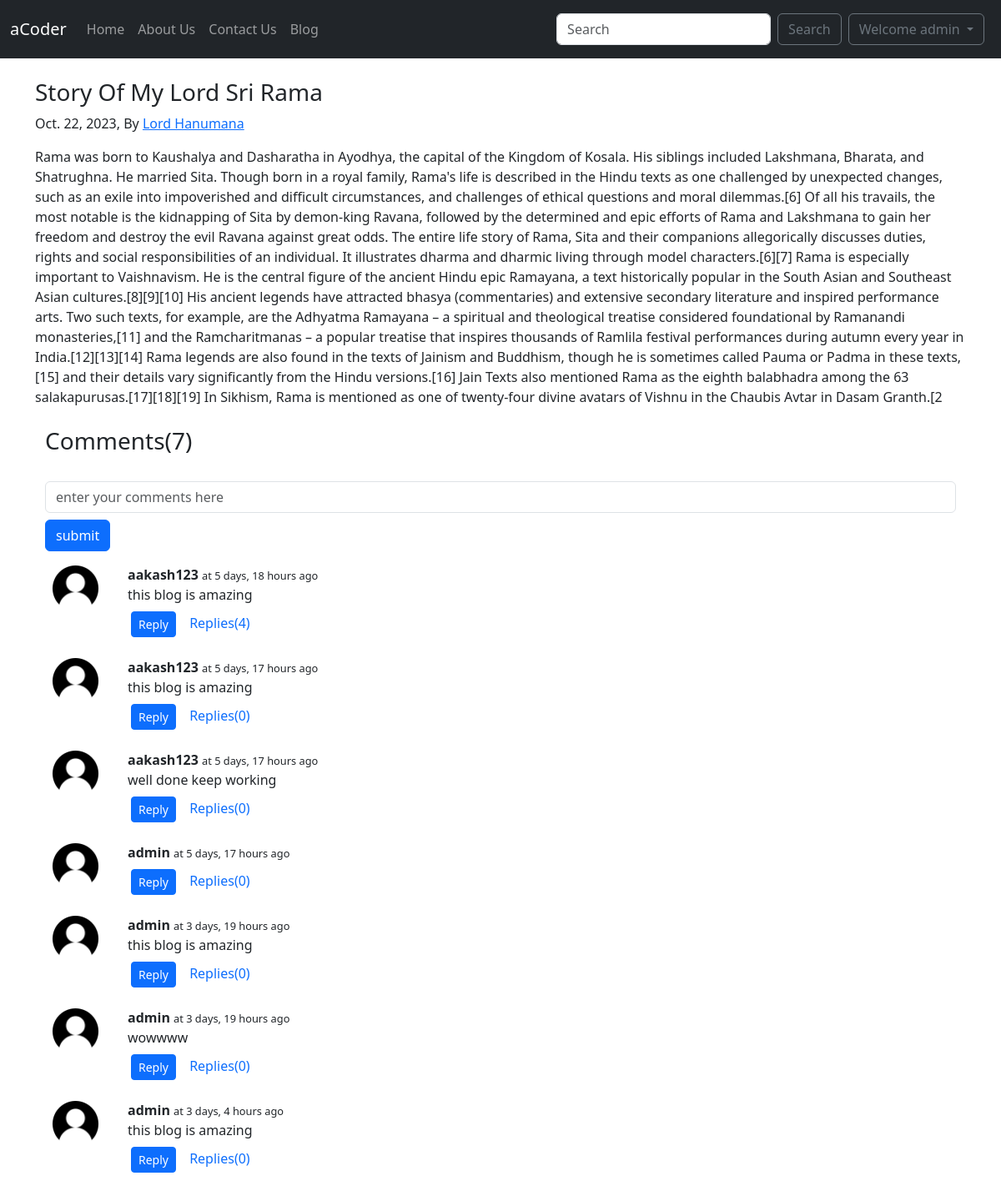
The app's page /blog/Story-of-lord-Rama (signed in) with its own data.
### blog/models.py (models this page shows, shortened)
class Post(models.Model):
    sno=models.IntegerField(primary_key=True)
    author=models.CharField( max_length=500)
    title=models.CharField( max_length=500)
    content=models.TextField()
    slug=models.CharField(max_length=200)
    timestamp=models.DateField(auto_now_add=False)

class blogComment(models.Model):
    sno=models.AutoField(primary_key=True)
    user=models.ForeignKey(User, on_delete=models.CASCADE)
    post=models.ForeignKey(Post, on_delete=models.CASCADE)
    parent=models.ForeignKey('self', on_delete=models.CASCADE,null=True)
    timeStamp=models.DateTimeField(default=timezone.now)
    comments=models.TextField()

### blog/views.py (the view)
# urls.py: path('<str:slug>', views.BlogPost,name='BlogPost'),
def BlogPost(request,slug):
    post=Post.objects.filter(slug=slug).first()  #Return first blog from list of blogs
    user=request.user    #Give current user
    Comments=blogComment.objects.filter(post=post,parent=None)
    replies=blogComment.objects.filter(post=post).exclude(parent=None)
    replyDict={}
    for reply in replies:
        if reply.parent.sno not in replyDict.keys():
            replyDict[reply.parent.sno]=[reply]
        else:
             replyDict[reply.parent.sno].append(reply)
    context={'post':post,'comments':Comments,'user':user,'replyDict':replyDict}
    return render(request,'blog/blogPost.html',context)

### blog/templatetags/extras.py (called while the page is built)
@register.filter(name='get_replies')
def get_val(dict, key):
    return dict.get(key)

### templates/blog/blogPost.html (shortened to what this page needs)
{% extends "base.html" %}
{% load humanize %}
{% load extras %}
{% load static %}
{% block body %}
<div class="container my-4">
    <h3>{{post.title}}</h3>
    <p>{{post.timestamp}}, By <a id="authorName" href="/about/">{{post.author}}</a></p>
    <p>
        {{post.content|safe}}
    </p>
    <div class="container my-4">
        <h3>Comments({{comments.count}})</h3><br>
        {% if user.is_anonymous %}
        <p>Login to post comment</P>
        {% else %}
        <form class="form-group" action="/blog/postComment" method="post">
            <input class="form-control" type="text" name="comment" placeholder="enter your comments here">
            <input type="submit" class="btn btn-primary my-2" value="submit">
        </form>
        {% endif %}
        {% for comment in comments %}
        <div class="d-flex">
            <div class="UserImage" id="UserImage">
                <img src="/media/image/user2.png" alt="image is loading">
            </div>
            <div class="col-md-11 p-2"><b>{{comment.user}} </b><span style="font-size: 80%;"> at
                    {{comment.timeStamp| naturaltime}} </span>
                <div>{{comment.comments}}
                </div>
                {% if user.is_authenticated %}
                <div class="replyInput">
                    <button class="btn btn-sm btn-primary sm mx-1 my-2 " type="button" data-bs-toggle="collapse"
                        data-bs-target="#reply{{comment.sno}}" aria-expanded="false"
                        aria-controls="reply{{comment.sno}}">
                        Reply
                    </button>
                    <a id="ShowReplyBtn"
                        class="link-primary link-opacity-50-hover text-decoration-none mx-1 my-2 py-2 px-1 rounded-pill "
                        data-bs-toggle="collapse" href="#replies{{comment.sno}}" aria-expanded="false"
                        aria-controls="replies{{comment.sno}}">
                        Replies({{replyDict|get_replies:comment.sno|length}})
                    </a>
                </div>
                {% else %}
                <button class="btn btn-sm btn-primary" disabled>Login to reply</button>
                {% endif %}
            </div>
        </div>
        {% endfor %}
    </div>
</div>
{% endblock %}

### templates/base.html (shortened to what this page needs)
<!DOCTYPE html>
<html lang="en">
<head>
  <link href="https://cdn.jsdelivr.net/npm/bootstrap@5.3.1/dist/css/bootstrap.min.css" rel="stylesheet"
>
</head>
<body>
  <nav class="navbar navbar-expand-lg sticky-top navbar-dark bg-dark">
    <div class="container-fluid">
      <a class="navbar-brand" href="/">aCoder</a>
      <div class="collapse navbar-collapse" id="navbarSupportedContent">
        <ul class="navbar-nav me-auto mb-2 mb-lg-0">
          <li class="nav-item">
            <a class="nav-link {% block home %}{% endblock %}" aria-current="page" href="/">Home</a>
          </li>
          <li class="nav-item">
            <a class="nav-link {% block about %}{% endblock %}" href="/about">About Us</a>
          </li>
          <li class="nav-item">
            <a class="nav-link {% block contact %}{% endblock %}" href="/contact">Contact Us</a>
          </li>
          <li class="nav-item">
            <a class="nav-link {% block blog %}{% endblock %}" href="/blog">Blog</a>
          </li>
        </ul>
        <form class="d-flex" role="search" method="GET" action="/search">
          <input class="form-control me-2" type="search" name="query" id="searchInput" placeholder="Search"
            aria-label="Search">
          <button class="btn btn-outline-secondary" type="submit">Search</button>
        </form>
        {% if user.is_authenticated %}
        <div class="dropdown mx-2">
          <a class="btn btn-outline-secondary dropdown-toggle my-2" href="#" id="dropdownUser" role="button" data-bs-toggle="dropdown" aria-expanded="false">
          Welcome {{user}}
          </a>
        </div>
        {% endif %}
      </div>
    </div>
  </nav>
  {% block body %}
  {% endblock body  %}
</body>
</html>

### records on screen
Post: title "Story Of My Lord Sri Rama", timestamp "Oct. 22, 2023", author "Lord Hanumana", content "Rama was born to Kaushalya and Dasharatha in Ayodhya, the capital of the Kingdom of Kosala. His siblings included Lakshmana, Bharata, and Shatrughna. He married Sita. Though born in a royal family, Rama's life is described in the Hindu texts as one challenged by unexpected changes, such as an exile into impoverished and difficult circumstances, and challenges of ethical questions and moral dilemmas.[6] Of all his travails, the most notable is the kidnapping of Sita by demon-king Ravana, followed by the determined and epic efforts of Rama and Lakshmana to gain her freedom and destroy the evil Ravana against great odds. The entire life story of Rama, Sita and their companions allegorically…"
blogComment: user "aakash123", timeStamp "5 days, 18 hours ago", comments "this blog is amazing", sno "4"
blogComment: user "aakash123", timeStamp "5 days, 17 hours ago", comments "this blog is amazing", sno "0"
blogComment: user "aakash123", timeStamp "5 days, 17 hours ago", comments "well done keep working", sno "0"
blogComment: user "admin", timeStamp "5 days, 17 hours ago", sno "0"
blogComment: user "admin", timeStamp "3 days, 19 hours ago", comments "this blog is amazing", sno "0"
blogComment: user "admin", timeStamp "3 days, 19 hours ago", comments "wowwww", sno "0"
blogComment: user "admin", timeStamp "3 days, 4 hours ago", comments "this blog is amazing", sno "0"

### other values on screen
{{ user }} "admin"
{{ comments.count }} "7"
